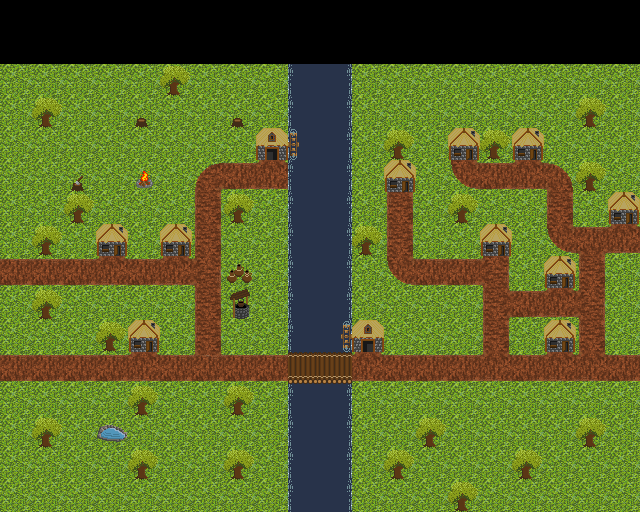

A 2D game scene composited from a Tiled map and its tileset images. What follows is a short description and the map's XML, with each tile layer's data collapsed to a summary:
An orthogonal 20x16 tile map with 32x32 px tiles, 3 tile layers (Background, Objects, Foreground).

<map version="1.0" orientation="orthogonal" width="20" height="16" tilewidth="32" tileheight="32">
 <tileset firstgid="1" name="Tiles" tilewidth="32" tileheight="32">
  <image source="../world/packer/tiles.png" width="256" height="256" />
 </tileset>
 <layer name="Background" width="20" height="16">
  <data>[320 cells, 280 non-empty, 1 distinct tile ids]</data>
 </layer>
 <layer name="Objects" width="20" height="16">
  <data>[320 cells, 112 non-empty, 13 distinct tile ids]</data>
 </layer>
 <layer name="Foreground" width="20" height="16">
  <data>[320 cells, 20 non-empty, 8 distinct tile ids]</data>
 </layer>
</map>
